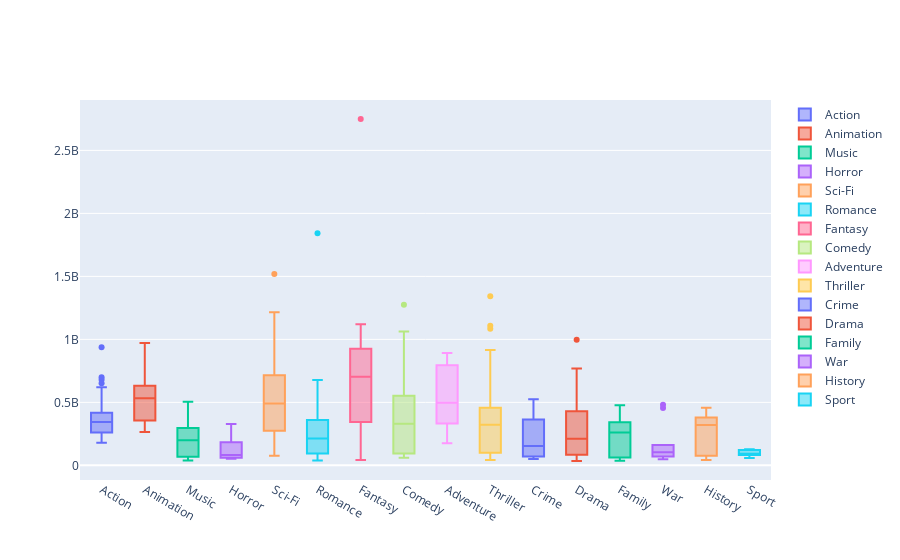

The notebook cell saved with this chart:
### Code cell
data = []
for genre in film.Main_Genre.unique():
    data.append(go.Box(y=film[film.Main_Genre==genre].worldwide_gross, name=genre))
iplot(data)
